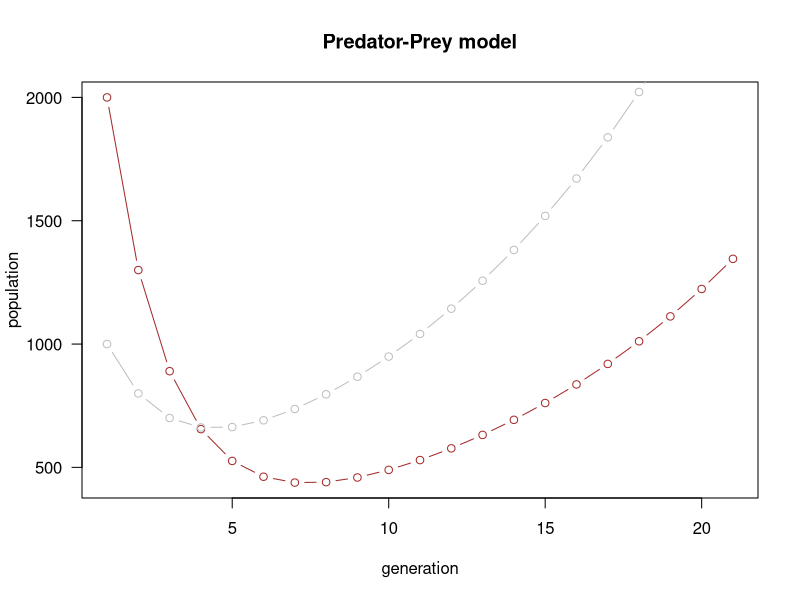

The R source for this figure:
o0=2000
r0=1000
initial=c(o0,r0)
t=20
x=array(dim=c(2,t))
x<-cbind(initial, x)
A<-matrix(c(0.5,-0.2,0.3,1.2),2,2)
for (i in 1:t){
  x[1:2,i+1]<-A%*%x[1:2,i]
}
plot(1:(t+1),x[1,], las=1, 
     col='brown', type='b', main="Predator-Prey model",
     xlab="generation",
     ylab='population')
lines(1:(t+1),x[2,], col='gray', type='b')
plot